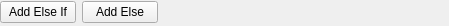
<?xml version="1.0" encoding="UTF-8"?>
<ui version="4.0">
 <class>Form</class>
 <widget class="QWidget" name="Form">
  <property name="geometry">
   <rect>
    <x>0</x>
    <y>0</y>
    <width>449</width>
    <height>26</height>
   </rect>
  </property>
  <property name="windowTitle">
   <string>Form</string>
  </property>
  <widget class="QWidget" name="">
   <property name="geometry">
    <rect>
     <x>0</x>
     <y>0</y>
     <width>158</width>
     <height>25</height>
    </rect>
   </property>
   <layout class="QGridLayout" name="gridLayout">
    <item row="0" column="0">
     <widget class="QPushButton" name="addElseIf">
      <property name="text">
       <string>Add Else If</string>
      </property>
     </widget>
    </item>
    <item row="0" column="1">
     <widget class="QPushButton" name="addElse">
      <property name="text">
       <string>Add Else</string>
      </property>
     </widget>
    </item>
   </layout>
  </widget>
 </widget>
 <resources/>
 <connections/>
</ui>
